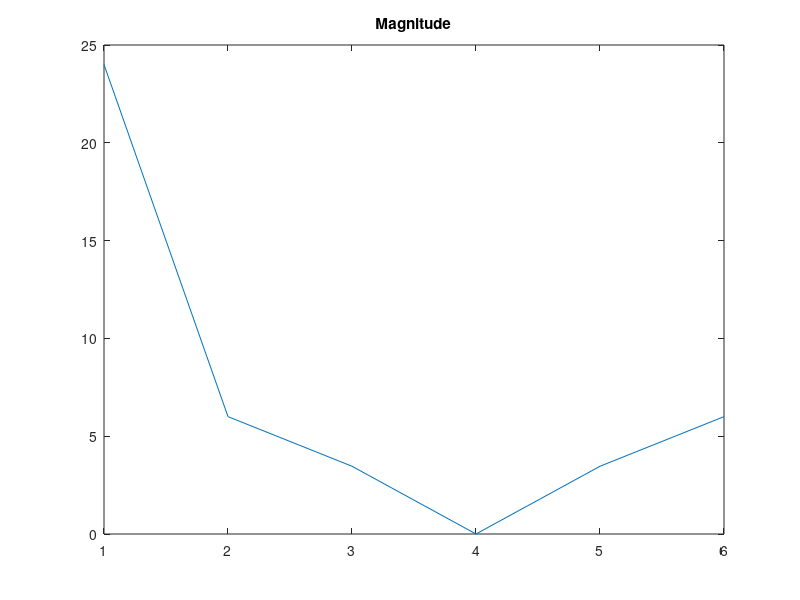
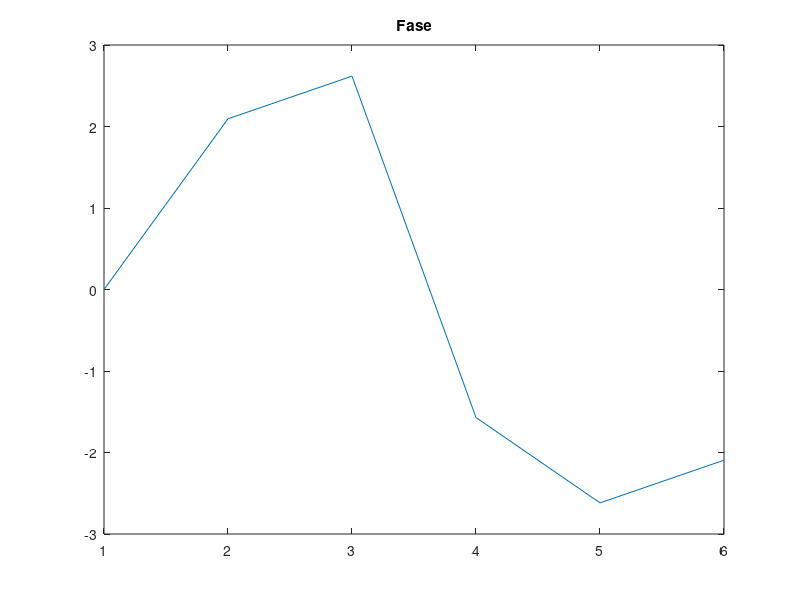

These figures' MATLAB source, in order:
x = [2 2 4 4 6 6];
Xsize = length(x);
for k=0:Xsize-1

 mysumm = 0;
 for n=0:Xsize-1

 mysumm = mysumm + x(n+1)*(cos(2*pi*n*k/Xsize)-
j*sin(2*pi*n*k/Xsize));
 end
 X(k+1) = mysumm;
end
Xmag = abs(X);
Xphase = angle(X);

plot(Xmag);
title("Magnitude");
figure;
plot(Xphase);
title("Fase");
